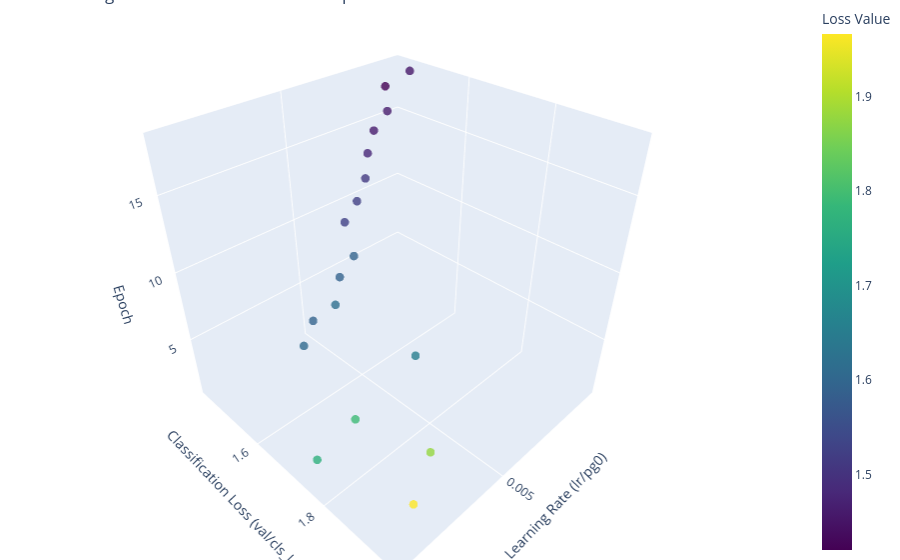

Notebook code cell kept with this figure:
### Code cell
graph_LrLoss_3D(df)

### Figure 1 — Plotly figure (JSON) as saved in the notebook; plotly's stock layout.template omitted (floating-point values rounded to 4 significant figures)
{"data": [{"marker": {"color": [1.653, 1.879, 1.768, 1.966, 1.791, 1.608, 1.594, 1.619, 1.592, 1.594, 1.528, 1.525, 1.512, 1.48, 1.461, 1.463, 1.42, 1.455], "colorbar": {"title": {"text": "Loss Value"}}, "colorscale": [[0, "#440154"], [0.1111, "#482878"], [0.2222, "#3e4989"], [0.3333, "#31688e"], [0.4444, "#26828e"], [0.5556, "#1f9e89"], [0.6667, "#35b779"], [0.7778, "#6ece58"], [0.8889, "#b5de2b"], [1, "#fde725"]], "opacity": 0.8, "size": 5}, "mode": "markers", "type": "scatter3d", "x": [0.003313, 0.00628, 0.008882, 0.00835, 0.0078, 0.00725, 0.0067, 0.00615, 0.0056, 0.00505, 0.0045, 0.00395, 0.0034, 0.00285, 0.0023, 0.00175, 0.0012, 0.00065], "y": [1.653, 1.879, 1.768, 1.966, 1.791, 1.608, 1.594, 1.619, 1.592, 1.594, 1.528, 1.525, 1.512, 1.48, 1.461, 1.463, 1.42, 1.455], "z": [1, 2, 3, 4, 5, 6, 7, 8, 9, 10, 11, 12, 13, 14, 15, 16, 17, 18]}], "layout": {"margin": {"b": 0, "l": 0, "r": 0, "t": 0}, "scene": {"xaxis": {"title": {"text": "Learning Rate (lr/pg0)"}}, "yaxis": {"title": {"text": "Classification Loss (val/cls_loss)"}}, "zaxis": {"title": {"text": "Epoch"}}}, "title": {"text": "Learning Rate vs. Validation Loss vs. Epoch"}}}
